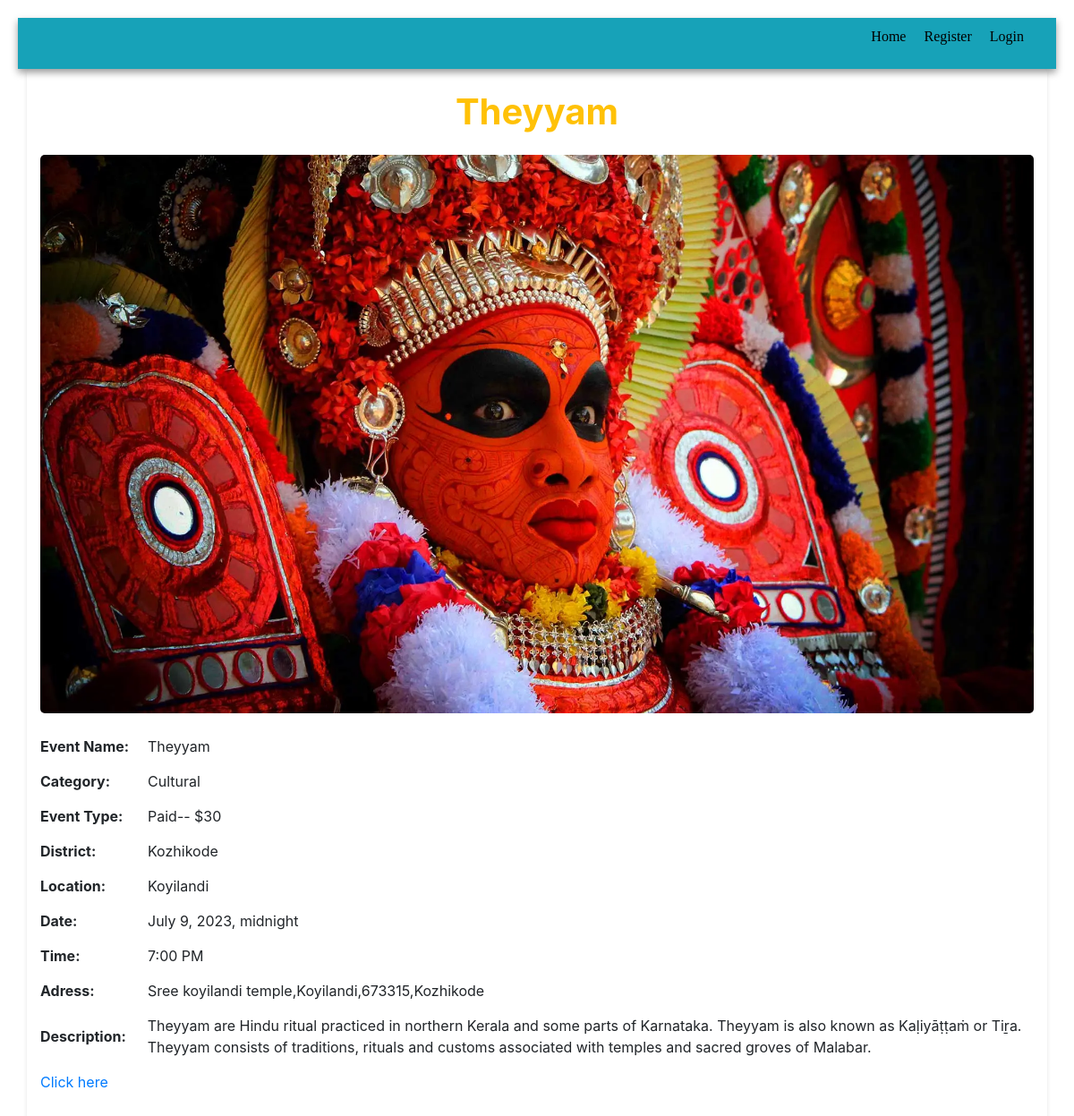
Page /3 on the committed database.
### base_page/models.py (models this page shows, shortened)
class Event(models.Model):
    name = models.CharField(max_length=100)
    desc = models.TextField()
    location = models.CharField(max_length=100)
    sub_location = models.CharField(max_length=100)
    date = models.DateTimeField(default=datetime.datetime.now)
    e_type = models.CharField(max_length=100)
    image = models.ImageField(upload_to="images")
    category=models.CharField(max_length=100,default="")
    time=models.CharField(max_length=100,default="")
    amount=models.IntegerField(default=0)
    adress=models.TextField(default="")
    link=models.TextField(default="")

### base_page/views.py (the view)
# urls.py: path('<int:item_id>',views.item_detail, name='item_detail'),
def item_detail(request, item_id):
    item = get_object_or_404(Event, pk=item_id)
    return render(request, 'item_detail.html', {'item': item})

### templates/item_detail.html
{% extends 'base.html'%}
{% block content %}
  <div class="container pt-4">
    <h1><b class="text-warning">{{item.name}}</b></h2>
    <div class="item-image mt-4">
      <img src="{{item.image.url}}" alt="Product Image">
    </div>
    <div class="detail-row">
      <div class="label">Event Name:</div>
      <div class="value">{{item.name}}</div>
    </div>
    <div class="detail-row">
      <div class="label">Category:</div>
      <div class="value">{{item.category}}</div>
    </div>
    <div class="detail-row">
      <div class="label">Event Type:</div>
      <div class="value">{{item.e_type}}--{% if item.amount > 0 %} ${{item.amount}} {% endif %} </div>
    </div>
    <div class="detail-row">
      <div class="label">District:</div>
      <div class="value">{{item.location}}</div>
    </div>
    <div class="detail-row">
      <div class="label">Location:</div>
      <div class="value">{{item.sub_location}}</div>
    </div>
    <div class="detail-row">
      <div class="label">Date:</div>
      <div class="value">{{item.date}}</div>
    </div>
    <div class="detail-row">
      <div class="label">Time:</div>
      <div class="value">{{item.time}}</div>
    </div>
    <div class="detail-row">
      <div class="label">Adress:</div>
      <div class="value">{{item.adress}}</div>
    </div>
    <div class="detail-row">
      <div class="label">Description:</div>
      <div class="value ml-4">{{item.desc}}</div>
    </div>
    <div class="detail-row">
      <a href="{{item.link}}">Click here</a>
    </div>
  </div>
  {% endblock %}

### static/base_page/style.css (style rules this page uses)
body { margin: 0; }

### static/event_details/event_details.css (style rules this page uses)
body { font-family: Arial, sans-serif; margin: 0; padding: 20px; background-color: #f2f2f2; }
.container { max-width: 800px; margin: 0 auto; background-color: #fff; border-radius: 5px; box-shadow: 0 2px 5px rgba(0, 0, 0, 0.1); padding: 20px; }
h1 { text-align: center; }
.detail-row { display: flex; align-items: center; margin-bottom: 10px; padding-top: 5px; }
.label { width: 120px; font-weight: bold; }
.value { flex-grow: 1; }
.item-image { text-align: center; margin-bottom: 20px; }
.item-image img { max-width: 100%; height: auto; border-radius: 5px; }

### rows in the picture
Event: name "Theyyam", image (picture), category "Cultural", e_type "Paid", amount "30", location "Kozhikode", sub_location "Koyilandi", date "July 9, 2023, midnight", time "7:00 PM", adress "Sree koyilandi temple,Koyilandi,673315,Kozhikode", desc "Theyyam are Hindu ritual practiced in northern Kerala and some parts of Karnataka. Theyyam is also known as Kaḷiyāṭṭaṁ or Tiṟa. Theyyam consists of traditions, rituals and customs associated with temples and sacred groves of Malabar."
